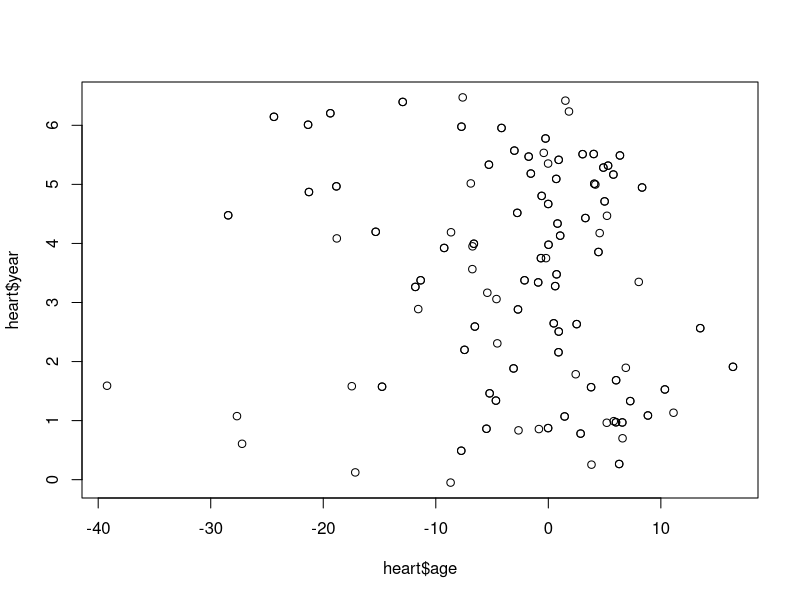
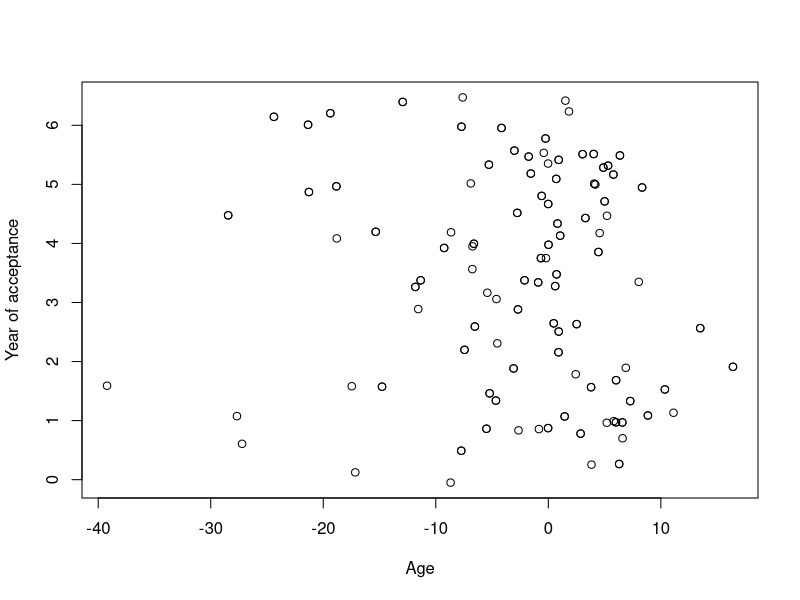
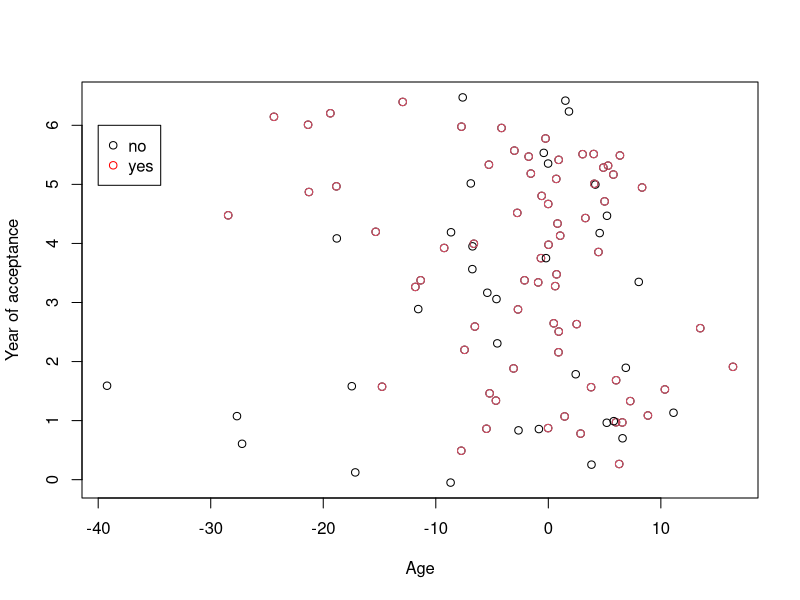
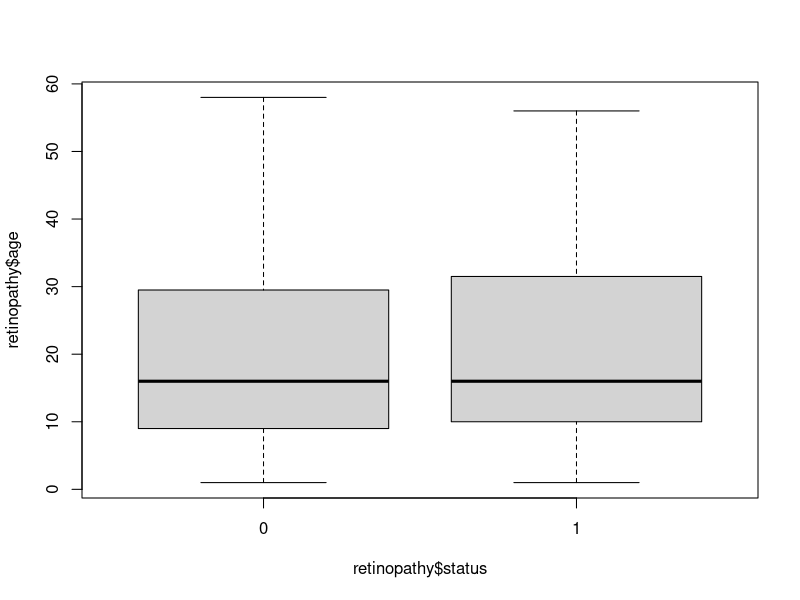
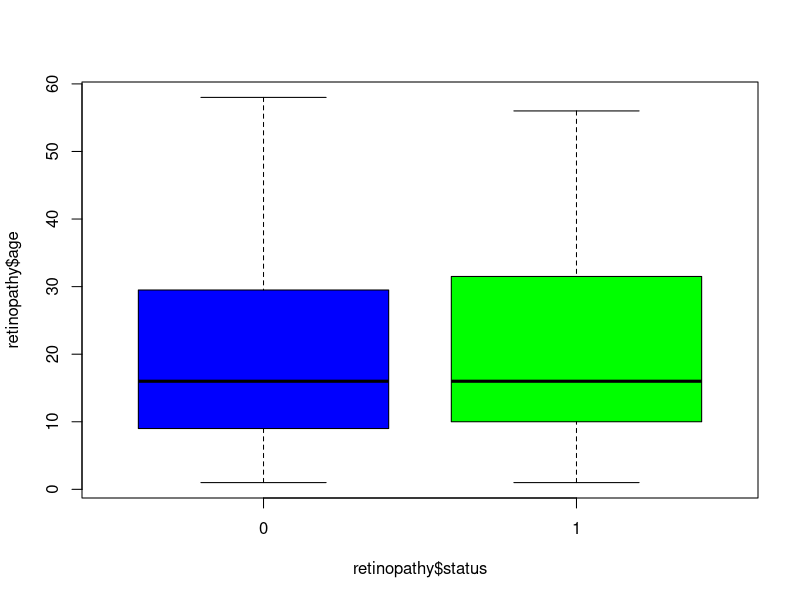
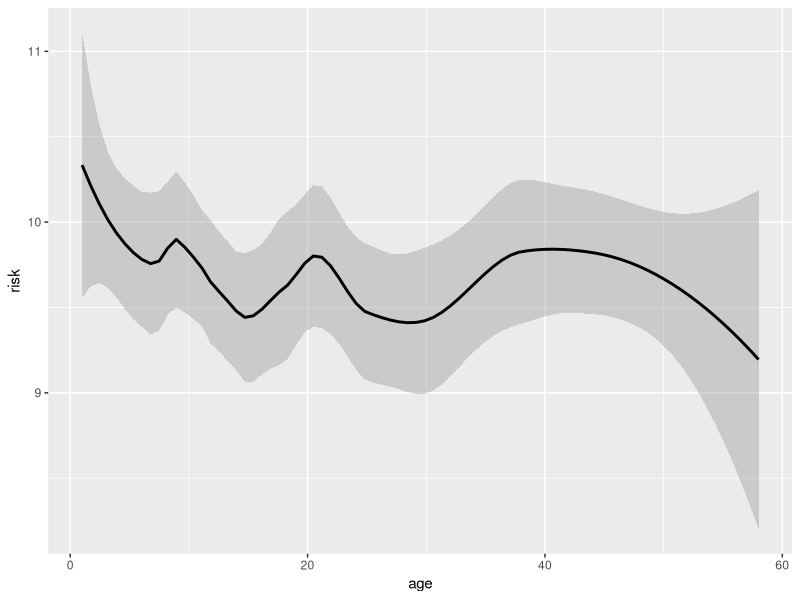
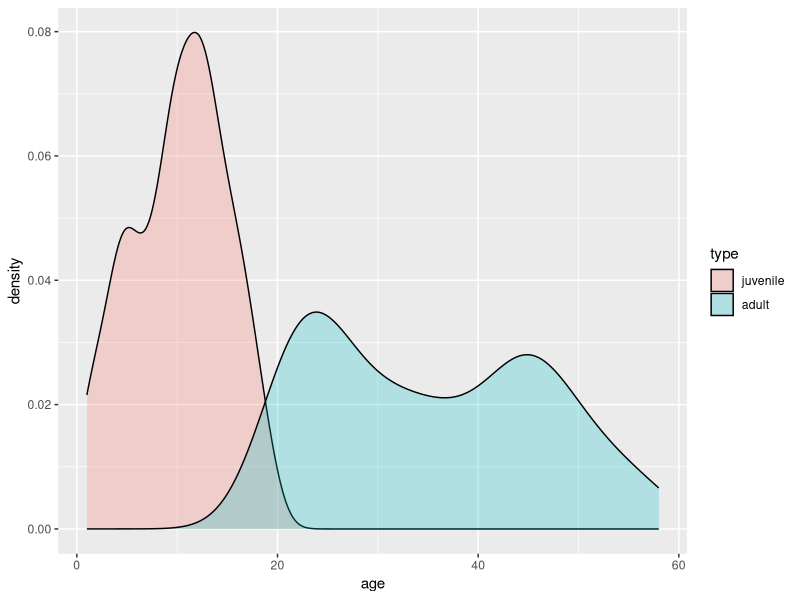

The R source for these figures, in order:
## ---- chunk 1
knitr::knit_hooks$set(purl = knitr::hook_purl)

options(purl = FALSE)

knitr::opts_chunk$set(purl = FALSE)
## ---- chunk 2
knitr::opts_hooks$set(eval = function(opt) {
  if (any(opt$exercise))
    opt$eval <- opt$include <- FALSE
  
  opt
})


static <- TRUE

options(width = 100)

## ---- chunk 3
library(kableExtra)
library(knitr)
## ---- chunk 4
library(survival)
## ---- chunk 5
asis_output("#### Task 1\\n")
## ---- chunk 6
asis_output('<div style="border:2px; border-style:solid; padding: 1em; border-color:#446E9B">')
## ---- chunk 7
cat('<button type="button" class="btn btn-info btn-sm" data-toggle="collapse" data-target="#man1">Hint</button>
<div id = "man1" class="collapse" style="border:1px; border-style:solid; padding: 1em; border-color:#1F78B4">
Use the function factor(...) to convert a numerical variable to a factor.
</div>')
## ---- chunk 8
asis_output("</div>")

asis_output("#### Solution 1\\n")
## ---- chunk 9
heart$age_orig <- heart$age + 48
heart$surgery <- factor(heart$surgery, levels = c(0, 1), labels = c("no", "yes"))
## ---- chunk 10
asis_output("#### Task 2\\n")
## ---- chunk 11
asis_output('<div style="border:2px; border-style:solid; padding: 1em; border-color:#446E9B">')
## ---- chunk 12
cat('<button type="button" class="btn btn-info btn-sm" data-toggle="collapse" data-target="#man2">Hint</button>
<div id = "man2" class="collapse" style="border:1px; border-style:solid; padding: 1em; border-color:#1F78B4">
To dichotomize a numerical variable use the function as.numeric(...). Use the function factor(...) to convert a variable into a factor. 
</div>')
## ---- chunk 13
asis_output("</div>")

asis_output("#### Solution 2\\n")
## ---- chunk 14
retinopathy$ageCat <- as.numeric(retinopathy$age >= mean(retinopathy$age))
retinopathy$ageCat <- factor(retinopathy$ageCat, levels = c(0, 1), labels = c("young", "old"))
head(retinopathy)
## ---- chunk 15
asis_output("#### Task 3\\n")
## ---- chunk 16
asis_output('<div style="border:2px; border-style:solid; padding: 1em; border-color:#446E9B">')
## ---- chunk 17
cat('<button type="button" class="btn btn-info btn-sm" data-toggle="collapse" data-target="#man3">Hint</button>
<div id = "man3" class="collapse" style="border:1px; border-style:solid; padding: 1em; border-color:#1F78B4">
Use the function cut(..., right = FALSE) to convert a continuous variable to a categorical variable. If you need help check ?cut. Use the function factor(...) to convert a variable into a factor. 
</div>')
## ---- chunk 18
asis_output("</div>")

asis_output("#### Solution 3\\n")
## ---- chunk 19
retinopathy$futimeCat <- cut(retinopathy$futime, c(min(retinopathy$futime), 25, 45, max(retinopathy$futime)), right = FALSE)
retinopathy$futimeCat <- factor(retinopathy$futimeCat, levels = c("[0.3,25)", "[25,45)", "[45,75)"), labels = c("short", "medium", "long"))
head(retinopathy)
## ---- chunk 20
asis_output("#### Task 4\\n")
## ---- chunk 21
asis_output('<div style="border:2px; border-style:solid; padding: 1em; border-color:#446E9B">')
## ---- chunk 22
cat('<button type="button" class="btn btn-info btn-sm" data-toggle="collapse" data-target="#man4">Hint</button>
<div id = "man4" class="collapse" style="border:1px; border-style:solid; padding: 1em; border-color:#1F78B4">
To sample a numerical and categorical variable use the function sample(...). To convert a numerical variable to a categorical use the function factor(...). To dichotomize a numerical variable use the function as.numeric(...).
</div>')
## ---- chunk 23
asis_output("</div>")

asis_output("#### Solution 4\\n")
## ---- chunk 24
Sex <- sample(0:1, 50, replace = T)
Age <- sample(20:80, 50, replace = T)
Sex <- factor(Sex, levels = c(0:1), labels = c("female", "male"))
AgeCat <- as.numeric(Age > 50)
AgeCat <- factor(AgeCat, levels = c(0:1), labels = c("young", "old"))
Age <- (Age - mean(Age))/sd(Age)
## ---- chunk 25
asis_output("#### Task 5\\n")
## ---- chunk 26
asis_output('<div style="border:2px; border-style:solid; padding: 1em; border-color:#446E9B">')
## ---- chunk 27
asis_output("</div>")

asis_output("#### Solution 5\\n")
## ---- chunk 28
DF <- data.frame(Sex, Age, AgeCat)
DF <- data.frame("Gender" = Sex, "StandardizedAge" = Age, "DichotomousAge" = AgeCat)
## ---- chunk 29
asis_output("#### Task 6\\n")
## ---- chunk 30
asis_output('<div style="border:2px; border-style:solid; padding: 1em; border-color:#446E9B">')
## ---- chunk 31
cat('<button type="button" class="btn btn-info btn-sm" data-toggle="collapse" data-target="#man6">Hint</button>
<div id = "man6" class="collapse" style="border:1px; border-style:solid; padding: 1em; border-color:#1F78B4">
To sample a numerical and categorical variable use the function sample(...). To convert a numerical variable to a categorical use the function factor(...). 
</div>')
## ---- chunk 32
asis_output("</div>")

asis_output("#### Solution 6\\n")
## ---- chunk 33
Treatment <- sample(1:2, 150, replace = T)
Weight <- sample(50:100, 150, replace = T)
Treatment <- factor(Treatment, levels = c(1:2), labels = c("no", "yes"))
Weight <- Weight * 1000
data.frame(Treatment, Weight)
## ---- chunk 34
asis_output("#### Task 7\\n")
## ---- chunk 35
asis_output('<div style="border:2px; border-style:solid; padding: 1em; border-color:#446E9B">')
## ---- chunk 36
cat('<button type="button" class="btn btn-info btn-sm" data-toggle="collapse" data-target="#man7">Hint</button>
<div id = "man7" class="collapse" style="border:1px; border-style:solid; padding: 1em; border-color:#1F78B4">
To obtain letters use the function letters(...). To sample a numerical and categorical variable use the function sample(...). To convert a numerical variable to a categorical use the function factor(...). 
</div>')
## ---- chunk 37
asis_output("</div>")

asis_output("#### Solution 7\\n")
## ---- chunk 38
let <- letters[1:9]
sex <- sample(1:2, 50, replace = TRUE)
sex <- factor(sex, levels = 1:2, labels = c("males", "females"))
mat <- matrix(1:4 ,2, 2, byrow = TRUE)
my_list <- list(let = let, sex = sex, mat = mat) 
## ---- chunk 39
asis_output("#### Task 1\\n")
## ---- chunk 40
asis_output('<div style="border:2px; border-style:solid; padding: 1em; border-color:#446E9B">')
## ---- chunk 41
cat('<button type="button" class="btn btn-info btn-sm" data-toggle="collapse" data-target="#exp1">Hint</button>
<div id = "exp1" class="collapse" style="border:1px; border-style:solid; padding: 1em; border-color:#1F78B4">
Use the functions mean(...) and sd(...).
</div>')
## ---- chunk 42
asis_output("</div>")

asis_output("#### Solution 1\\n")
## ---- chunk 43
mean(heart$age)
sd(heart$age)
## ---- chunk 44
asis_output("#### Task 2\\n")
## ---- chunk 45
asis_output('<div style="border:2px; border-style:solid; padding: 1em; border-color:#446E9B">')
## ---- chunk 46
cat('<button type="button" class="btn btn-info btn-sm" data-toggle="collapse" data-target="#exp2">Hint</button>
<div id = "exp2" class="collapse" style="border:1px; border-style:solid; padding: 1em; border-color:#1F78B4">
Use the functions median(...) and IQR(...) to obtain the median and the interquartile range. Load the package memisc and use the function percent(...) in order to obtain the percentages. To check whether there are missing values use the functions sum(is.na(...)).
</div>')
## ---- chunk 47
asis_output("</div>")

asis_output("#### Solution 2\\n")
## ---- chunk 48
median(retinopathy$age)
IQR(retinopathy$age)
library(memisc)
percent(retinopathy$type)
sum(is.na(retinopathy$age)) # any(is.na(retinopathy$age))
## ---- chunk 49
asis_output("#### Task 3\\n")
## ---- chunk 50
asis_output('<div style="border:2px; border-style:solid; padding: 1em; border-color:#446E9B">')
## ---- chunk 51
cat('<button type="button" class="btn btn-info btn-sm" data-toggle="collapse" data-target="#exp3">Hint</button>
<div id = "exp3" class="collapse" style="border:1px; border-style:solid; padding: 1em; border-color:#1F78B4">
To calculate the frequencies, use the functions length(...) or table(...). To obtain the dimensions use the function dim(...).
</div>')
## ---- chunk 52
asis_output("</div>")

asis_output("#### Solution 3\\n")
## ---- chunk 53
mean(DF$StandardizedAge)
sd(DF$StandardizedAge)
length(DF$Gender[DF$Gender == "female"])
length(DF$Gender[DF$Gender == "male"])
table(DF$Gender)
table(DF$Gender, DF$DichotomousAge)
dim(DF)
## ---- chunk 54
asis_output("#### Task 1\\n")
## ---- chunk 55
asis_output('<div style="border:2px; border-style:solid; padding: 1em; border-color:#446E9B">')
## ---- chunk 56
cat('<button type="button" class="btn btn-info btn-sm" data-toggle="collapse" data-target="#plot1">Hint</button>
<div id = "plot1" class="collapse" style="border:1px; border-style:solid; padding: 1em; border-color:#1F78B4">
Use the function plot(..., xlab, ylab, col). Use the function legend(...) to add a legend to the plot.
</div>')
## ---- chunk 57
asis_output("</div>")

asis_output("#### Solution 1\\n")
## ---- chunk 58
plot(heart$age, heart$year)
plot(heart$age, heart$year, xlab = "Age", ylab = "Year of acceptance")
plot(heart$age, heart$year, xlab = "Age", ylab = "Year of acceptance", col = heart$transplant)
legend(-40, 6, c("no", "yes"), col = c("black", "red"), pch = 1)
## ---- chunk 59
asis_output("#### Task 2\\n")
## ---- chunk 60
asis_output('<div style="border:2px; border-style:solid; padding: 1em; border-color:#446E9B">')
## ---- chunk 61
cat('<button type="button" class="btn btn-info btn-sm" data-toggle="collapse" data-target="#plot2">Hint</button>
<div id = "plot2" class="collapse" style="border:1px; border-style:solid; padding: 1em; border-color:#1F78B4">
Use the function boxplot(...). 
</div>')
## ---- chunk 62
asis_output("</div>")

asis_output("#### Solution 2\\n")
## ---- chunk 63
boxplot(retinopathy$age ~ retinopathy$status)
boxplot(retinopathy$age ~ retinopathy$status, col = c("blue", "green"))
## ---- chunk 64
asis_output("#### Task 3\\n")
## ---- chunk 65
asis_output('<div style="border:2px; border-style:solid; padding: 1em; border-color:#446E9B">')
## ---- chunk 66
cat('<button type="button" class="btn btn-info btn-sm" data-toggle="collapse" data-target="#plot3">Hint</button>
<div id = "plot3" class="collapse" style="border:1px; border-style:solid; padding: 1em; border-color:#1F78B4">
Use the ggplot2 package and the functions: geom_smooth(...) and geom_density(...).
</div>')
## ---- chunk 67
asis_output("</div>")

asis_output("#### Solution 3\\n")
## ---- chunk 68
library(ggplot2)
ggplot(retinopathy, aes(age, risk)) +
geom_smooth(colour='black', span = 0.4)
ggplot(retinopathy, aes(age, fill = type)) +
geom_density(alpha = 0.25) 
